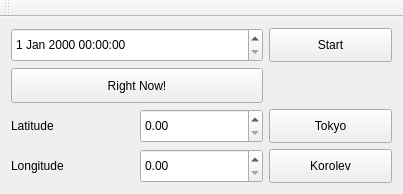
<?xml version="1.0" encoding="UTF-8"?>
<ui version="4.0">
 <class>MainWindow</class>
 <widget class="QMainWindow" name="MainWindow">
  <property name="geometry">
   <rect>
    <x>0</x>
    <y>0</y>
    <width>403</width>
    <height>194</height>
   </rect>
  </property>
  <property name="windowTitle">
   <string>MainWindow</string>
  </property>
  <widget class="QWidget" name="centralWidget">
   <layout class="QGridLayout" name="gridLayout">
    <item row="0" column="0" colspan="2">
     <widget class="QDateTimeEdit" name="dateTimeEdit">
      <property name="sizePolicy">
       <sizepolicy hsizetype="Minimum" vsizetype="Preferred">
        <horstretch>0</horstretch>
        <verstretch>0</verstretch>
       </sizepolicy>
      </property>
     </widget>
    </item>
    <item row="0" column="2">
     <widget class="QPushButton" name="startButton">
      <property name="sizePolicy">
       <sizepolicy hsizetype="Minimum" vsizetype="Preferred">
        <horstretch>0</horstretch>
        <verstretch>0</verstretch>
       </sizepolicy>
      </property>
      <property name="text">
       <string>Start</string>
      </property>
     </widget>
    </item>
    <item row="1" column="0" colspan="2">
     <widget class="QPushButton" name="rightNowButton">
      <property name="sizePolicy">
       <sizepolicy hsizetype="Minimum" vsizetype="Preferred">
        <horstretch>0</horstretch>
        <verstretch>0</verstretch>
       </sizepolicy>
      </property>
      <property name="text">
       <string>Right Now!</string>
      </property>
     </widget>
    </item>
    <item row="2" column="0">
     <widget class="QLabel" name="Lat">
      <property name="text">
       <string>Latitude</string>
      </property>
     </widget>
    </item>
    <item row="2" column="1">
     <widget class="QDoubleSpinBox" name="doubleSpinBox">
      <property name="sizePolicy">
       <sizepolicy hsizetype="Minimum" vsizetype="Preferred">
        <horstretch>0</horstretch>
        <verstretch>0</verstretch>
       </sizepolicy>
      </property>
      <property name="maximum">
       <double>1000.000000000000000</double>
      </property>
     </widget>
    </item>
    <item row="2" column="2">
     <widget class="QPushButton" name="TokyoButton">
      <property name="sizePolicy">
       <sizepolicy hsizetype="Minimum" vsizetype="Preferred">
        <horstretch>0</horstretch>
        <verstretch>0</verstretch>
       </sizepolicy>
      </property>
      <property name="text">
       <string>Tokyo</string>
      </property>
     </widget>
    </item>
    <item row="3" column="0">
     <widget class="QLabel" name="label_2">
      <property name="text">
       <string>Longitude</string>
      </property>
     </widget>
    </item>
    <item row="3" column="1">
     <widget class="QDoubleSpinBox" name="doubleSpinBox_2">
      <property name="sizePolicy">
       <sizepolicy hsizetype="Minimum" vsizetype="Preferred">
        <horstretch>0</horstretch>
        <verstretch>0</verstretch>
       </sizepolicy>
      </property>
      <property name="maximum">
       <double>1000.000000000000000</double>
      </property>
     </widget>
    </item>
    <item row="3" column="2">
     <widget class="QPushButton" name="KorolevButton">
      <property name="sizePolicy">
       <sizepolicy hsizetype="Minimum" vsizetype="Preferred">
        <horstretch>0</horstretch>
        <verstretch>0</verstretch>
       </sizepolicy>
      </property>
      <property name="text">
       <string>Korolev</string>
      </property>
     </widget>
    </item>
   </layout>
  </widget>
  <widget class="QMenuBar" name="menuBar">
   <property name="geometry">
    <rect>
     <x>0</x>
     <y>0</y>
     <width>403</width>
     <height>23</height>
    </rect>
   </property>
  </widget>
  <widget class="QToolBar" name="mainToolBar">
   <property name="sizePolicy">
    <sizepolicy hsizetype="Preferred" vsizetype="Preferred">
     <horstretch>0</horstretch>
     <verstretch>0</verstretch>
    </sizepolicy>
   </property>
   <attribute name="toolBarArea">
    <enum>TopToolBarArea</enum>
   </attribute>
   <attribute name="toolBarBreak">
    <bool>false</bool>
   </attribute>
  </widget>
 </widget>
 <layoutdefault spacing="6" margin="11"/>
 <resources/>
 <connections/>
</ui>
